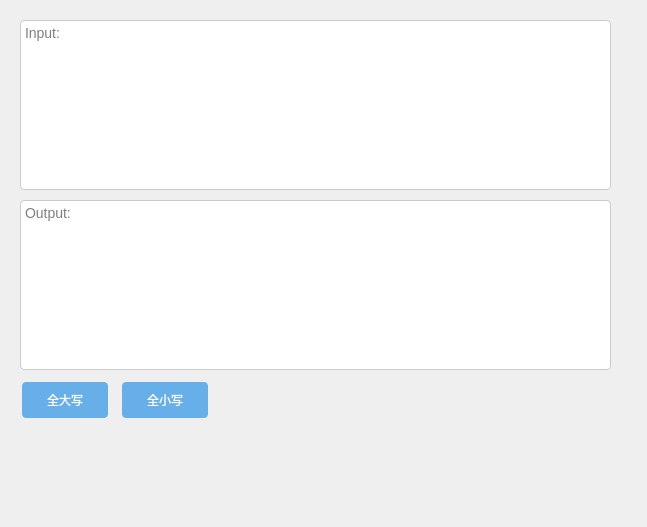
<?xml version="1.0" encoding="UTF-8"?>
<ui version="4.0">
 <class>CaseConversion</class>
 <widget class="QWidget" name="CaseConversion">
  <property name="geometry">
   <rect>
    <x>0</x>
    <y>0</y>
    <width>647</width>
    <height>527</height>
   </rect>
  </property>
  <property name="minimumSize">
   <size>
    <width>90</width>
    <height>40</height>
   </size>
  </property>
  <property name="windowTitle">
   <string>Form</string>
  </property>
  <widget class="QPushButton" name="btn_upper">
   <property name="geometry">
    <rect>
     <x>20</x>
     <y>380</y>
     <width>90</width>
     <height>40</height>
    </rect>
   </property>
   <property name="minimumSize">
    <size>
     <width>90</width>
     <height>40</height>
    </size>
   </property>
   <property name="maximumSize">
    <size>
     <width>90</width>
     <height>40</height>
    </size>
   </property>
   <property name="cursor">
    <cursorShape>PointingHandCursor</cursorShape>
   </property>
   <property name="styleSheet">
    <string notr="true">QPushButton {
    display: inline-block;
    border-radius: 4px;
    background-color: #66afe9;
    border: none;
    color: #FFFFFF;
    text-align: center;
    font: 11pt &quot;微软雅黑&quot;;
    transition: all 0.5s;
    cursor: pointer;
    margin: 2px;
    vertical-align: middle;
}

QPushButton:hover {
    opacity: 1;
    right: 0;
    background-color: #1976d2;
}
</string>
   </property>
   <property name="text">
    <string>全大写</string>
   </property>
  </widget>
  <widget class="QPushButton" name="btn_lower">
   <property name="geometry">
    <rect>
     <x>120</x>
     <y>380</y>
     <width>90</width>
     <height>40</height>
    </rect>
   </property>
   <property name="minimumSize">
    <size>
     <width>90</width>
     <height>40</height>
    </size>
   </property>
   <property name="maximumSize">
    <size>
     <width>90</width>
     <height>40</height>
    </size>
   </property>
   <property name="cursor">
    <cursorShape>PointingHandCursor</cursorShape>
   </property>
   <property name="styleSheet">
    <string notr="true">QPushButton {
    display: inline-block;
    border-radius: 4px;
    background-color: #66afe9;
    border: none;
    color: #FFFFFF;
    text-align: center;
    font: 11pt &quot;微软雅黑&quot;;
    transition: all 0.5s;
    cursor: pointer;
    margin: 2px;
    vertical-align: middle;
}

QPushButton:hover {
    opacity: 1;
    right: 0;
    background-color: #1976d2;
}
</string>
   </property>
   <property name="text">
    <string>全小写</string>
   </property>
  </widget>
  <widget class="QPlainTextEdit" name="txt_left">
   <property name="geometry">
    <rect>
     <x>20</x>
     <y>20</y>
     <width>591</width>
     <height>170</height>
    </rect>
   </property>
   <property name="minimumSize">
    <size>
     <width>0</width>
     <height>170</height>
    </size>
   </property>
   <property name="maximumSize">
    <size>
     <width>16777215</width>
     <height>0</height>
    </size>
   </property>
   <property name="styleSheet">
    <string notr="true">QPlainTextEdit {
font-size: 14px;
color: #000;
font: 11pt &quot;微软雅黑&quot;;
background-color: #ffffff;
border: 1px solid #cccccc;
border-radius: 4px;
-webkit-box-shadow: inset 0 1px 1px rgba(0, 0, 0, 0.075);
box-shadow: inset 0 1px 1px rgba(0, 0, 0, 0.075);
-webkit-transition: border-color ease-in-out .15s, box-shadow ease-in-out .15s;
transition: border-color ease-in-out .15s, box-shadow ease-in-out .15s;
}

QPlainTextEdit:focus {
border-color: #66afe9;
outline: 0;
-webkit-box-shadow: inset 0 1px 1px rgba(0,0,0,.075), 0 0 8px rgba(102, 175, 233, 0.6);
box-shadow: inset 0 1px 1px rgba(0,0,0,.075), 0 0 8px rgba(102, 175, 233, 0.6);
}</string>
   </property>
   <property name="lineWrapMode">
    <enum>QPlainTextEdit::WidgetWidth</enum>
   </property>
   <property name="placeholderText">
    <string>Input:</string>
   </property>
  </widget>
  <widget class="QPlainTextEdit" name="txt_right">
   <property name="geometry">
    <rect>
     <x>20</x>
     <y>200</y>
     <width>591</width>
     <height>170</height>
    </rect>
   </property>
   <property name="minimumSize">
    <size>
     <width>0</width>
     <height>170</height>
    </size>
   </property>
   <property name="maximumSize">
    <size>
     <width>16777215</width>
     <height>250</height>
    </size>
   </property>
   <property name="styleSheet">
    <string notr="true">QPlainTextEdit {
font-size: 14px;
color: #000;
font: 11pt &quot;微软雅黑&quot;;
background-color: #ffffff;
border: 1px solid #cccccc;
border-radius: 4px;
-webkit-box-shadow: inset 0 1px 1px rgba(0, 0, 0, 0.075);
box-shadow: inset 0 1px 1px rgba(0, 0, 0, 0.075);
-webkit-transition: border-color ease-in-out .15s, box-shadow ease-in-out .15s;
transition: border-color ease-in-out .15s, box-shadow ease-in-out .15s;
}

QPlainTextEdit:focus {
border-color: #66afe9;
outline: 0;
-webkit-box-shadow: inset 0 1px 1px rgba(0,0,0,.075), 0 0 8px rgba(102, 175, 233, 0.6);
box-shadow: inset 0 1px 1px rgba(0,0,0,.075), 0 0 8px rgba(102, 175, 233, 0.6);
}</string>
   </property>
   <property name="readOnly">
    <bool>true</bool>
   </property>
   <property name="placeholderText">
    <string>Output:</string>
   </property>
  </widget>
 </widget>
 <tabstops>
  <tabstop>btn_upper</tabstop>
  <tabstop>btn_lower</tabstop>
 </tabstops>
 <resources/>
 <connections/>
</ui>
